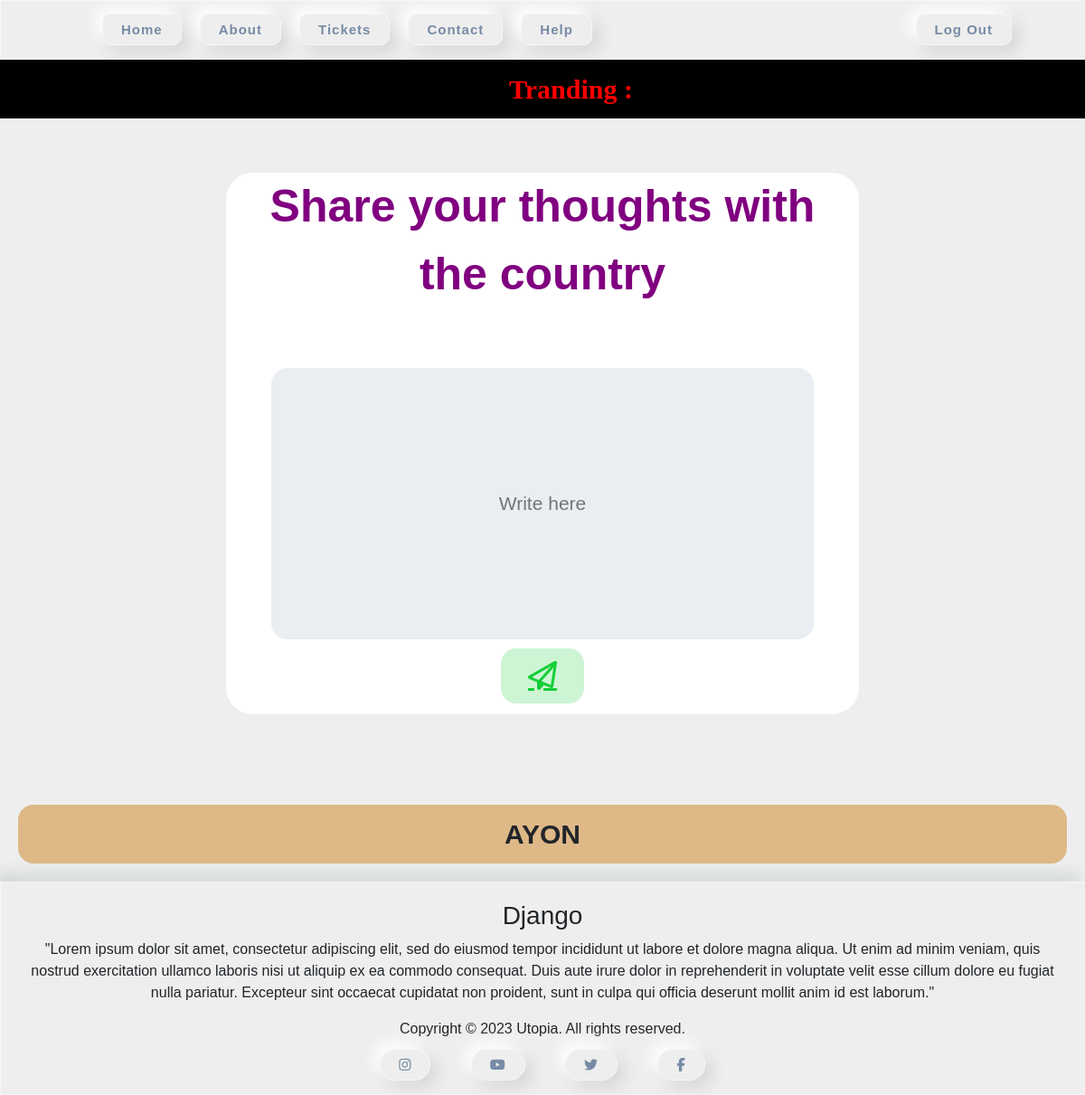
Before: /Am_I_A_Citizen/ (signed in) with the older database file.
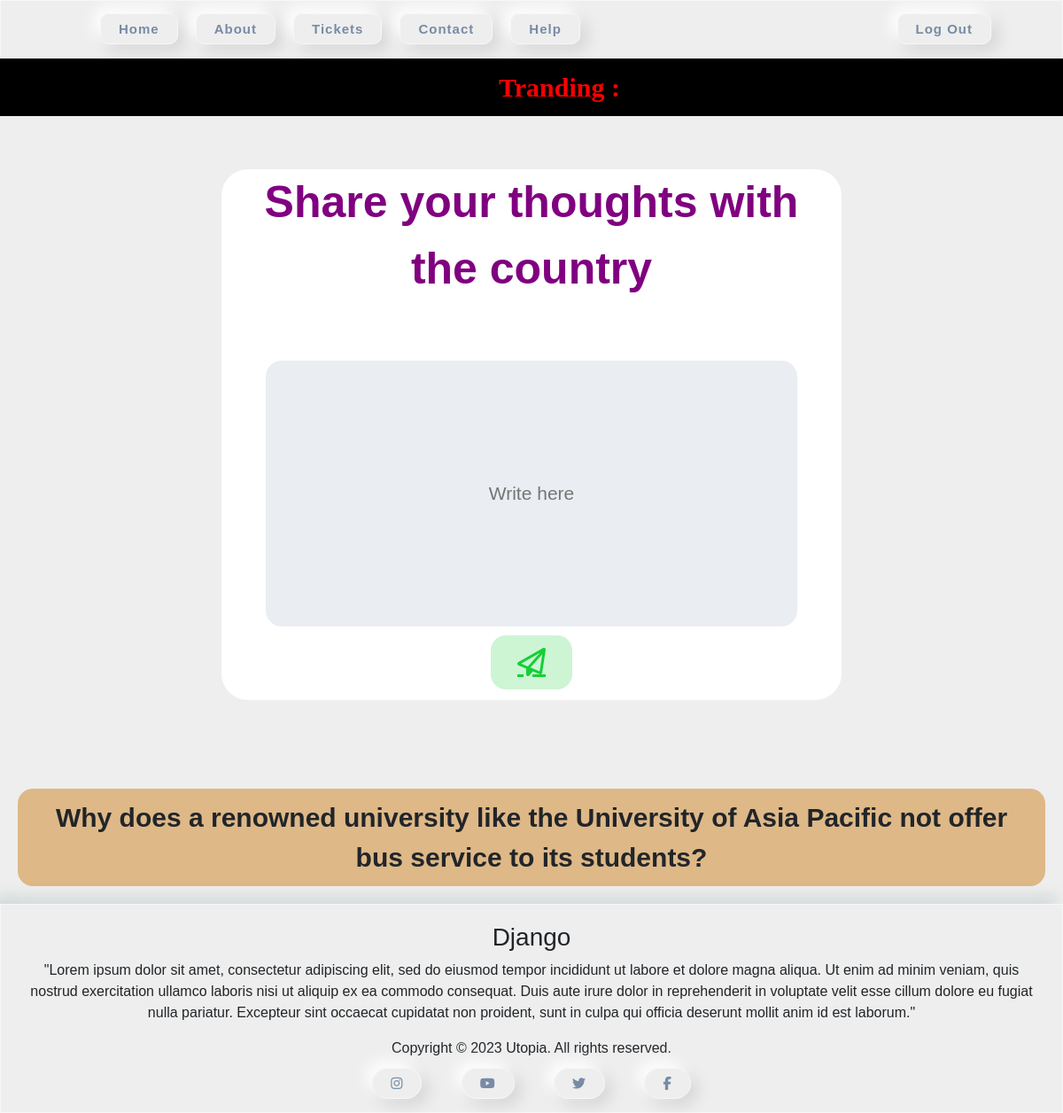
After: the same page with the newer database file.
### application/models.py (models this page shows)
class PublicOpinions(models.Model):
    UserID=models.IntegerField()
    Opinion=models.TextField(primary_key=True)
    def __str__(self):
        return str(self.Opinion)

### application/views.py (the view, shortened to what this page needs)
# urls.py: path('Am_I_A_Citizen/',views.Am_I_A_CitizenPage,name='Am_I_A_CitizenPage'),
@login_required
def Am_I_A_CitizenPage(request):
    opinions = PublicOpinions.objects.all()
    api_key = '392d7f4dc8c84340adfd4248a825e0e5'
    newsapi = NewsApiClient(api_key=api_key)
    query_params = {
        'language': 'en',  # Language code (e.g., 'en' for English)
    }
    headlines = newsapi.get_top_headlines(**query_params)
    headlines= headlines['articles'][:10]
    context = {
        'NEWS': headlines,
        'PublicOpinion': opinions
    }
    return render(request, 'Am-I-A-CitizenPage.html', context)

### application/templates/Am-I-A-CitizenPage.html (shortened to what this page needs)
{% extends 'BasePage.html' %}
{% load static %}
{% block more-style %}
<link rel="stylesheet" href="{% static '/CSS/Am-I-A-CitizenPage/Am-I-A-CitizenPage.css' %}" />
{% endblock %}
{% block content %}
<div class="news">
  <p>Tranding :</p>
</div>
<div class="firstdiv">
  <form action="" method="post">
    <div class="frem">
      <p class="words">Share your thoughts with the country</p>
      <input class="text-area" placeholder="Write here" type="text" name="Opinions" id="my-input" />
      <div class="bottom-cont">
        <button type="submit" name="save" value="confirm"><a href=""><i
              class="fa-regular fa-paper-plane fa-2xl"></i></a></button>
      </div>
    </div>
  </form>
</div>
<div class="message">
  {% for one in PublicOpinion %}
  <div class="show">
    <p>{{ one }}</p>
  </div>
  {% endfor %}
</div>
{% endblock %}

Changed rows visible on the page:
removed PublicOpinions: Opinion "AYON"
added PublicOpinions: Opinion "Why does a renowned university like the University of Asia Pacific not offer bus service to its students?"
